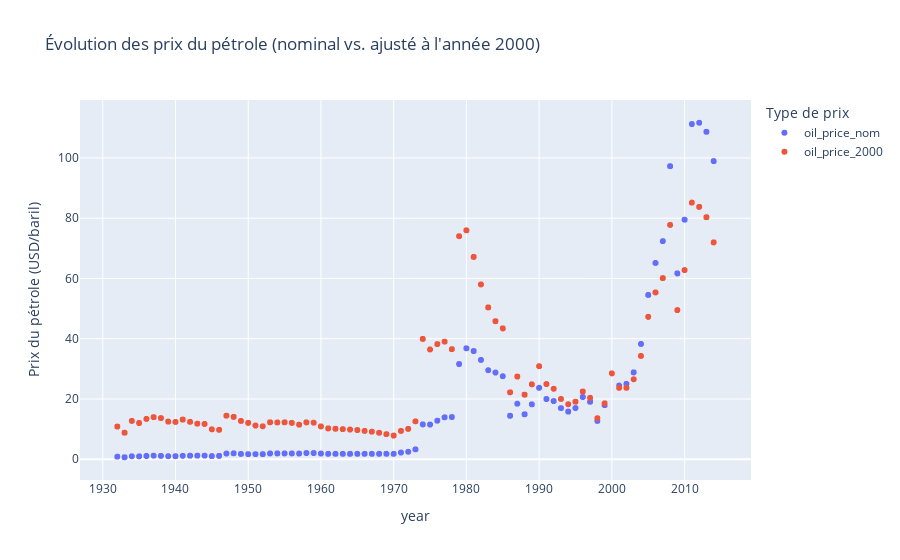

The notebook cell this image was saved under:
### Code cell
# Prix nominal vs. ajusté (réel)
fig = px.scatter(
    df_oil,
    x="year",
    y=["oil_price_nom", "oil_price_2000"],
    labels={"value": "Prix du pétrole (USD/baril)", "variable": "Type de prix"},
    title="Évolution des prix du pétrole (nominal vs. ajusté à l'année 2000)"
)
fig.show()

### Figure 1 — Plotly figure (JSON) as saved in the notebook; plotly's stock layout.template omitted (floating-point values rounded to 4 significant figures; data arrays with more than 128 entries replaced by an {"elided": "..."} marker saying what was removed)
{"data": [{"hovertemplate": "Type de prix=oil_price_nom<br>year=%{x}<br>Prix du pétrole (USD/baril)=%{y}<extra></extra>", "legendgroup": "oil_price_nom", "marker": {"color": "#636efa", "symbol": "circle"}, "mode": "markers", "name": "oil_price_nom", "showlegend": true, "type": "scattergl", "x": {"elided": "10556 int values"}, "xaxis": "x", "y": {"elided": "10556 float values"}, "yaxis": "y"}, {"hovertemplate": "Type de prix=oil_price_2000<br>year=%{x}<br>Prix du pétrole (USD/baril)=%{y}<extra></extra>", "legendgroup": "oil_price_2000", "marker": {"color": "#EF553B", "symbol": "circle"}, "mode": "markers", "name": "oil_price_2000", "showlegend": true, "type": "scattergl", "x": {"elided": "10556 int values"}, "xaxis": "x", "y": {"elided": "10556 float values"}, "yaxis": "y"}], "layout": {"legend": {"title": {"text": "Type de prix"}, "tracegroupgap": 0}, "title": {"text": "Évolution des prix du pétrole (nominal vs. ajusté à l'année 2000)"}, "xaxis": {"anchor": "y", "domain": [0, 1], "title": {"text": "year"}}, "yaxis": {"anchor": "x", "domain": [0, 1], "title": {"text": "Prix du pétrole (USD/baril)"}}}}
